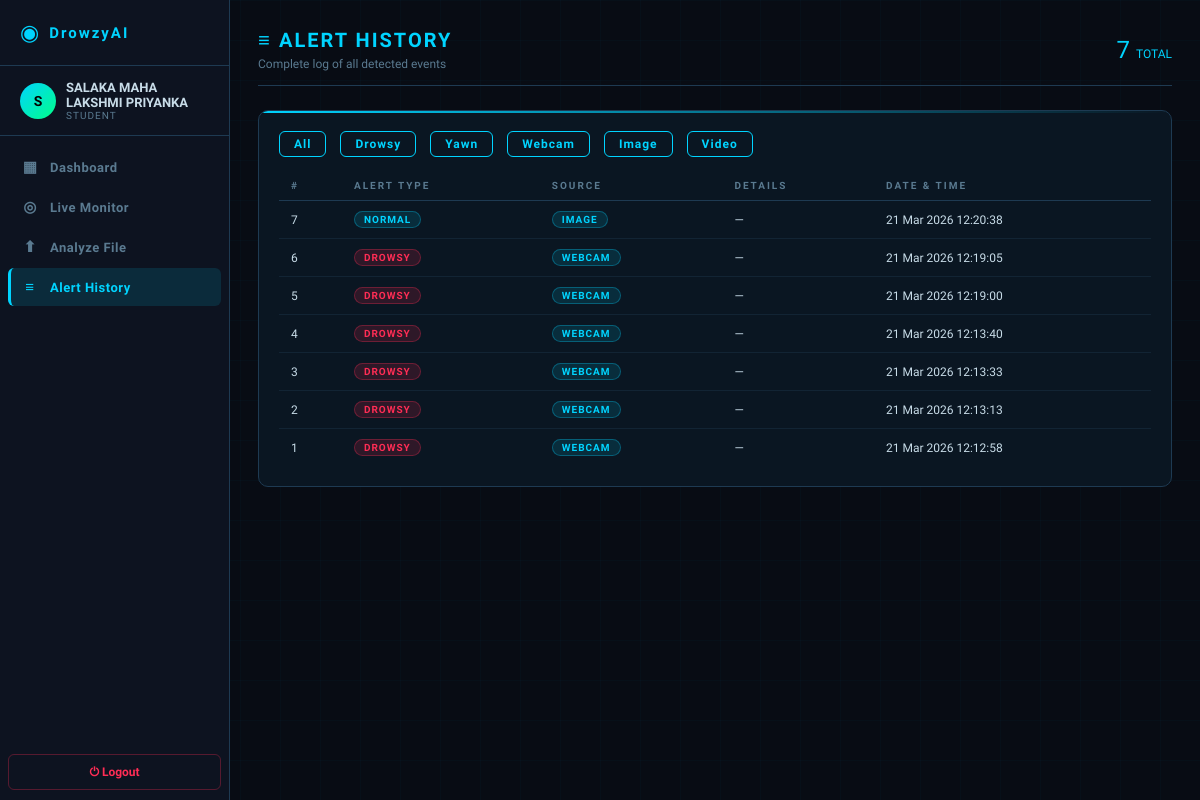
Page /history (signed in) on the earlier database version.
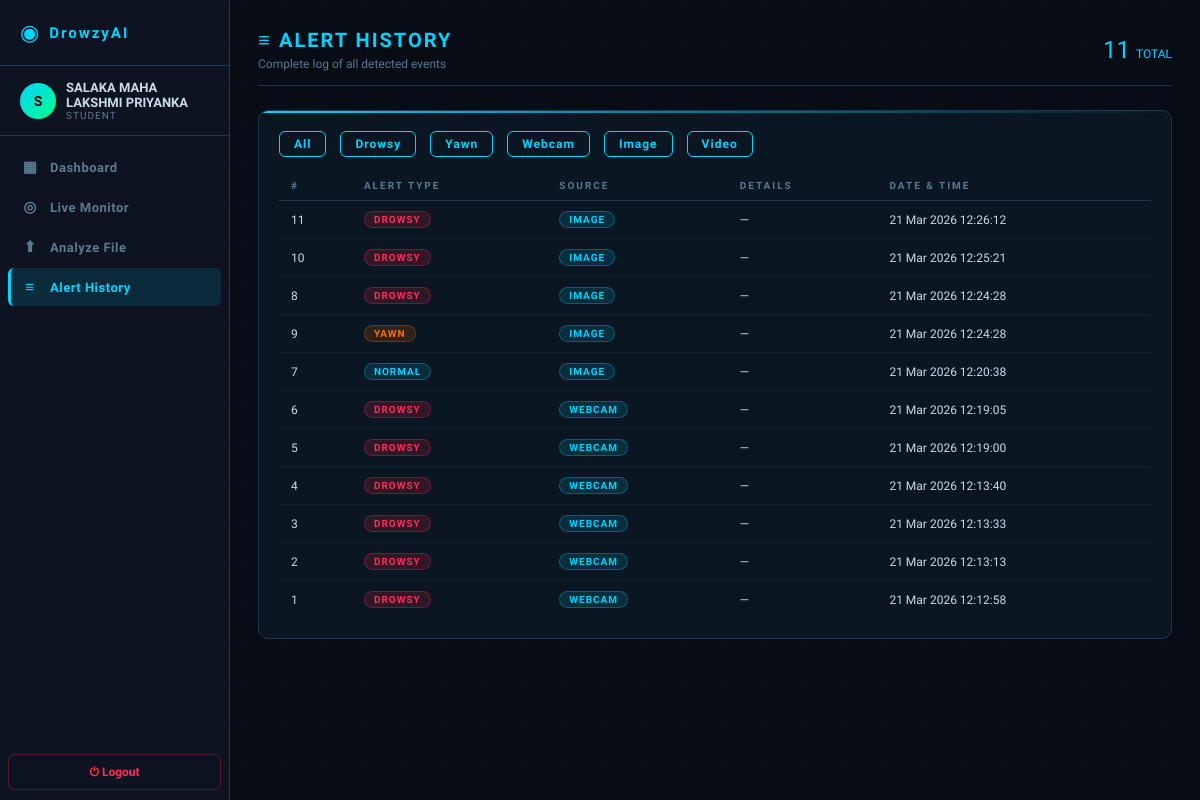
Same page on the later database version.
### models/user.py (models this page shows, shortened)
class User(UserMixin, db.Model):
    __tablename__ = 'users'
    id = db.Column(db.Integer, primary_key=True)
    name = db.Column(db.String(100), nullable=False)
    email = db.Column(db.String(150), unique=True, nullable=False)
    password_hash = db.Column(db.String(200), nullable=False)
    role = db.Column(db.String(20), default='student')
    face_image = db.Column(db.String(200), nullable=True)
    face_trained = db.Column(db.Boolean, default=False)
    created_at = db.Column(db.DateTime, default=datetime.utcnow)
    logs = db.relationship('AlertLog', backref='user', lazy=True)

class AlertLog(db.Model):
    __tablename__ = 'alert_logs'
    id = db.Column(db.Integer, primary_key=True)
    user_id = db.Column(db.Integer, db.ForeignKey('users.id'), nullable=True)
    alert_type = db.Column(db.String(50))
    source = db.Column(db.String(20))
    confidence = db.Column(db.Float, nullable=True)
    snapshot_path = db.Column(db.String(200), nullable=True)
    timestamp = db.Column(db.DateTime, default=datetime.utcnow)
    details = db.Column(db.Text, nullable=True)

### routes/main_routes.py (the view)
@main_bp.route('/history')
@login_required
def history():
    logs = AlertLog.query.filter_by(user_id=current_user.id)\
            .order_by(AlertLog.timestamp.desc()).all()
    return render_template('history.html', logs=logs)

### models/user.py (called while the page is built)
@login_manager.user_loader
def load_user(user_id):
    return User.query.get(int(user_id))

### templates/history.html (shortened to what this page needs)
{% extends 'base.html' %}
{% block content %}
<div class="page-header animate-in d-flex justify-between align-center">
  <div>
    <div class="page-title">≡ ALERT HISTORY</div>
    <div class="page-sub">Complete log of all detected events</div>
  </div>
  <div style="font-family:'Orbitron',monospace;font-size:24px;color:var(--accent)">
    {{ logs|length }} <span style="font-size:12px;color:var(--text-dim)">TOTAL</span>
  </div>
</div>
<div class="card animate-in">
  {% if logs %}
  <div class="d-flex gap-2 mb-2" style="flex-wrap:wrap;">
    <button class="btn btn-outline" style="padding:5px 14px;font-size:12px" onclick="filterTable('all')">All</button>
    <button class="btn btn-outline" style="padding:5px 14px;font-size:12px" onclick="filterTable('DROWSY')">Drowsy</button>
    <button class="btn btn-outline" style="padding:5px 14px;font-size:12px" onclick="filterTable('YAWN')">Yawn</button>
    <button class="btn btn-outline" style="padding:5px 14px;font-size:12px" onclick="filterTable('webcam')">Webcam</button>
    <button class="btn btn-outline" style="padding:5px 14px;font-size:12px" onclick="filterTable('image')">Image</button>
    <button class="btn btn-outline" style="padding:5px 14px;font-size:12px" onclick="filterTable('video')">Video</button>
  </div>
  <table class="data-table" id="histTable">
    <thead><tr><th>#</th><th>Alert Type</th><th>Source</th><th>Details</th><th>Date &amp; Time</th></tr></thead>
    <tbody>
      {% for log in logs %}
      <tr data-type="{{ log.alert_type }}" data-source="{{ log.source }}">
        <td style="color:var(--text-dim);font-size:12px">{{ log.id }}</td>
        <td>
          {% if log.alert_type == 'DROWSY' %}<span class="badge badge-danger">DROWSY</span>
          {% elif log.alert_type == 'YAWN'  %}<span class="badge badge-warning">YAWN</span>
          {% else %}<span class="badge badge-info">{{ log.alert_type }}</span>{% endif %}
        </td>
        <td><span class="badge badge-info">{{ log.source }}</span></td>
        <td style="color:var(--text-dim);font-size:12px">{{ log.details or '—' }}</td>
        <td style="font-size:12px;color:var(--text-dim);font-family:'Orbitron',monospace;">
          {{ log.timestamp.strftime('%d %b %Y  %H:%M:%S') }}
        </td>
      </tr>
      {% endfor %}
    </tbody>
  </table>
  {% else %}
  <div class="text-center text-dim" style="padding:50px;">
    <div style="font-size:36px;margin-bottom:12px;">◎</div>
    <div>No alerts recorded yet.</div>
    <a href="{{ url_for('main.webcam') }}" class="btn btn-primary mt-3">Start Monitoring</a>
  </div>
  {% endif %}
</div>
{% endblock %}

### templates/base.html (shortened to what this page needs)
<!DOCTYPE html>
<html lang="en">
<head>
<link rel="stylesheet" href="{{ url_for('static', filename='css/style.css') }}">
</head>
<body>
{% if current_user.is_authenticated %}
<div class="app-shell">
  <nav class="sidebar">
    <div class="sidebar-logo">
      <span class="logo-icon">◉</span>
      <span class="logo-text">DrowzyAI</span>
    </div>
    <div class="sidebar-user">
      <div class="user-avatar">{{ current_user.name[0].upper() }}</div>
      <div class="user-info">
        <div class="user-name">{{ current_user.name }}</div>
        <div class="user-role">{{ current_user.role }}</div>
      </div>
    </div>
    <ul class="sidebar-nav">
      <li><a href="{{ url_for('main.dashboard') }}" class="nav-link {% if request.endpoint=='main.dashboard' %}active{% endif %}"><span class="nav-icon">▦</span> Dashboard</a></li>
      <li><a href="{{ url_for('main.webcam') }}"    class="nav-link {% if request.endpoint=='main.webcam' %}active{% endif %}"><span class="nav-icon">◎</span> Live Monitor</a></li>
      <li><a href="{{ url_for('main.upload') }}"    class="nav-link {% if request.endpoint=='main.upload' %}active{% endif %}"><span class="nav-icon">⬆</span> Analyze File</a></li>
      <li><a href="{{ url_for('main.history') }}"   class="nav-link {% if request.endpoint=='main.history' %}active{% endif %}"><span class="nav-icon">≡</span> Alert History</a></li>
    </ul>
    <a href="{{ url_for('auth.logout') }}" class="sidebar-logout">⏻ Logout</a>
  </nav>
  <main class="main-content">
    {% block content %}{% endblock %}
  </main>
</div>
{% else %}
{% block auth_content %}{% endblock %}
{% endif %}
</body>
</html>

Differences in the rows shown:
added AlertLog: id "11", alert_type "DROWSY", source "IMAGE", details "—", timestamp "21 Mar 2026 12:26:12"
added AlertLog: id "10", alert_type "DROWSY", source "IMAGE", details "—", timestamp "21 Mar 2026 12:25:21"
added AlertLog: id "8", alert_type "DROWSY", source "IMAGE", details "—", timestamp "21 Mar 2026 12:24:28"
added AlertLog: id "9", alert_type "YAWN", source "IMAGE", details "—", timestamp "21 Mar 2026 12:24:28"
Other differences:
{{ logs|length }}: "7" → "11"
